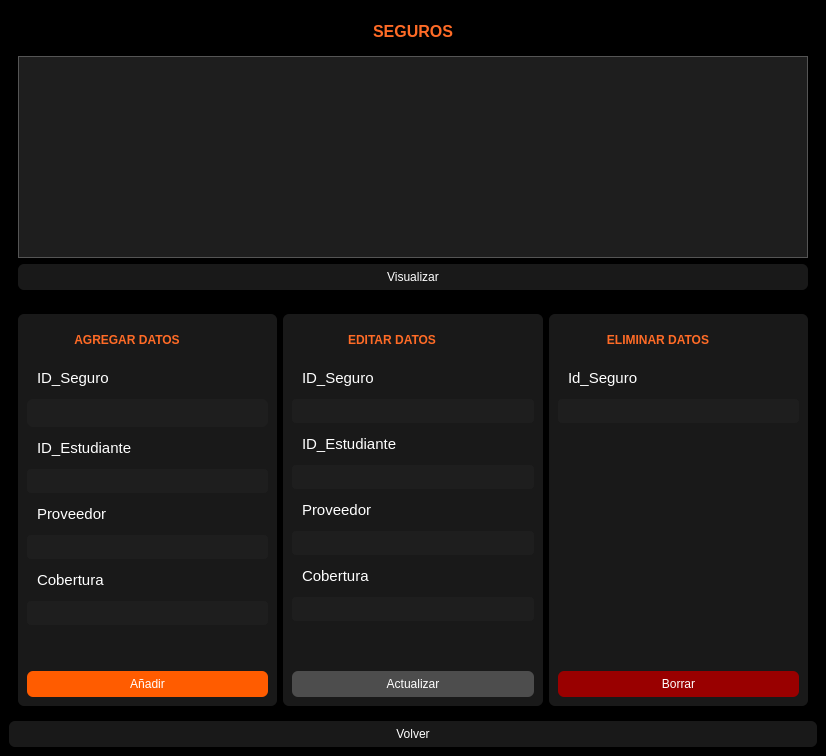
<?xml version="1.0" encoding="UTF-8"?>
<ui version="4.0">
 <class>MainWindow</class>
 <widget class="QMainWindow" name="MainWindow">
  <property name="geometry">
   <rect>
    <x>0</x>
    <y>0</y>
    <width>826</width>
    <height>756</height>
   </rect>
  </property>
  <property name="windowTitle">
   <string>MainWindow</string>
  </property>
  <property name="styleSheet">
   <string notr="true">background-color: rgb(0, 0, 0);</string>
  </property>
  <widget class="QWidget" name="centralwidget">
   <layout class="QGridLayout" name="gridLayout">
    <item row="6" column="0">
     <widget class="QPushButton" name="pushButton_segvolver">
      <property name="styleSheet">
       <string notr="true">background-color: rgb(25, 25, 25);
color: white;
border-radius: 6px;
padding: 6px;
</string>
      </property>
      <property name="text">
       <string>Volver</string>
      </property>
     </widget>
    </item>
    <item row="0" column="0">
     <widget class="QWidget" name="widget" native="true">
      <property name="minimumSize">
       <size>
        <width>0</width>
        <height>100</height>
       </size>
      </property>
      <property name="maximumSize">
       <size>
        <width>10000</width>
        <height>300</height>
       </size>
      </property>
      <layout class="QVBoxLayout" name="verticalLayout">
       <item>
        <widget class="QTextBrowser" name="textBrowser">
         <property name="maximumSize">
          <size>
           <width>16777215</width>
           <height>32</height>
          </size>
         </property>
         <property name="styleSheet">
          <string notr="true">background-color: rgb(0, 0, 0);</string>
         </property>
         <property name="frameShape">
          <enum>QFrame::NoFrame</enum>
         </property>
         <property name="html">
          <string>&lt;!DOCTYPE HTML PUBLIC &quot;-//W3C//DTD HTML 4.0//EN&quot; &quot;http://www.w3.org/TR/REC-html40/strict.dtd&quot;&gt;
&lt;html&gt;&lt;head&gt;&lt;meta name=&quot;qrichtext&quot; content=&quot;1&quot; /&gt;&lt;style type=&quot;text/css&quot;&gt;
p, li { white-space: pre-wrap; }
&lt;/style&gt;&lt;/head&gt;&lt;body style=&quot; font-family:'MS Shell Dlg 2'; font-size:8.25pt; font-weight:400; font-style:normal;&quot;&gt;
&lt;p align=&quot;center&quot; style=&quot; margin-top:0px; margin-bottom:0px; margin-left:0px; margin-right:0px; -qt-block-indent:0; text-indent:0px;&quot;&gt;&lt;span style=&quot; font-size:12pt; font-weight:600; color:#ff6b26;&quot;&gt;SEGUROS&lt;/span&gt;&lt;/p&gt;&lt;/body&gt;&lt;/html&gt;</string>
         </property>
        </widget>
       </item>
       <item>
        <widget class="QTableWidget" name="tableWidget_cliente">
         <property name="styleSheet">
          <string notr="true">/* Estilo general del QTableWidget */
QTableWidget {
    background-color: rgb(30, 30, 30); /* Fondo gris oscuro para la tabla */
    alternate-background-color: #3A3A3A; /* Opcional: para filas alternas, un poco más claro/oscuro */
    color: white; /* Color de texto predeterminado para las celdas */
    border: 1px solid #555555; /* Un borde sutil para la tabla */
    gridline-color: #555555; /* Color de las líneas de la cuadrícula */
}

/* Estilo de los encabezados horizontales (columnas) */
QTableWidget::item {
    padding: 5px; /* Espaciado dentro de las celdas */
}

QHeaderView::section {
    background-color:  rgb(30, 30, 30); /* ¡Fondo negro para el encabezado! */
    color: white; /* Letras blancas para el encabezado */
    padding: 4px; /* Espaciado dentro del encabezado */
    border: 1px solid #555555; /* Borde para las secciones del encabezado */
    border-bottom: 2px solid #FF692E; /* Borde inferior naranja para resaltar */
    font-weight: bold; /* Texto en negrita */
}

/* Estilo de los encabezados verticales (filas, si están visibles) */
QHeaderView::section:vertical {
    background-color: rgb(30, 30, 30); /* Fondo negro */
    color: white; /* Letras blancas */
    padding: 4px;
    border: 1px solid #555555;
    border-right: 2px solid #FF692E; /* Borde derecho naranja */
}

/* Estilo de la esquina entre los encabezados horizontal y vertical (si es visible) */
QTableWidget QTableCornerButton::section {
    background-color: #1e1e1e; /* Color deseado */
    border: 1px solid #555555; /* Mantén el borde para que coincida con los encabezados */
}


/* Estilo de selección de celdas (opcional) */
QTableWidget::item:selected {
    background-color: #FF692E; /* Color naranja para la selección */
    color: white; /* Texto blanco en la selección */
}</string>
         </property>
        </widget>
       </item>
       <item>
        <widget class="QPushButton" name="pushButton_visualseg">
         <property name="styleSheet">
          <string notr="true">background-color: rgb(25, 25, 25);
color: white;
border-radius: 6px;
padding: 6px;
</string>
         </property>
         <property name="text">
          <string>Visualizar</string>
         </property>
        </widget>
       </item>
      </layout>
     </widget>
    </item>
    <item row="5" column="0">
     <widget class="QWidget" name="widget_4" native="true">
      <property name="styleSheet">
       <string notr="true"/>
      </property>
      <layout class="QHBoxLayout" name="horizontalLayout_2">
       <item>
        <widget class="QWidget" name="widget_5" native="true">
         <property name="styleSheet">
          <string notr="true">background-color: rgb(25, 25, 25);
color: white;
border-radius: 6px;
padding: 6px;</string>
         </property>
         <layout class="QVBoxLayout" name="verticalLayout_3">
          <item>
           <widget class="QTextBrowser" name="textBrowser_4">
            <property name="minimumSize">
             <size>
              <width>150</width>
              <height>0</height>
             </size>
            </property>
            <property name="maximumSize">
             <size>
              <width>200</width>
              <height>34</height>
             </size>
            </property>
            <property name="html">
             <string>&lt;!DOCTYPE HTML PUBLIC &quot;-//W3C//DTD HTML 4.0//EN&quot; &quot;http://www.w3.org/TR/REC-html40/strict.dtd&quot;&gt;
&lt;html&gt;&lt;head&gt;&lt;meta name=&quot;qrichtext&quot; content=&quot;1&quot; /&gt;&lt;style type=&quot;text/css&quot;&gt;
p, li { white-space: pre-wrap; }
&lt;/style&gt;&lt;/head&gt;&lt;body style=&quot; font-family:'MS Shell Dlg 2'; font-size:8.25pt; font-weight:400; font-style:normal;&quot;&gt;
&lt;p align=&quot;center&quot; style=&quot; margin-top:0px; margin-bottom:0px; margin-left:0px; margin-right:0px; -qt-block-indent:0; text-indent:0px;&quot;&gt;&lt;span style=&quot; font-size:9pt; font-weight:600; color:#ff6b26;&quot;&gt;AGREGAR DATOS&lt;/span&gt;&lt;/p&gt;&lt;/body&gt;&lt;/html&gt;</string>
            </property>
           </widget>
          </item>
          <item>
           <widget class="QLabel" name="label_6">
            <property name="font">
             <font>
              <pointsize>11</pointsize>
             </font>
            </property>
            <property name="text">
             <string>ID_Seguro</string>
            </property>
           </widget>
          </item>
          <item>
           <widget class="QLineEdit" name="lineEdit_idsegadd">
            <property name="styleSheet">
             <string notr="true">background-color: rgb(30, 30, 30);</string>
            </property>
           </widget>
          </item>
          <item>
           <widget class="QLabel" name="label_8">
            <property name="font">
             <font>
              <pointsize>11</pointsize>
             </font>
            </property>
            <property name="styleSheet">
             <string notr="true">color: rgb(255, 255, 255);</string>
            </property>
            <property name="text">
             <string>ID_Estudiante</string>
            </property>
           </widget>
          </item>
          <item>
           <widget class="QLineEdit" name="lineEdit_9_idestusegadd">
            <property name="styleSheet">
             <string notr="true">    background-color: #1E1E1E;
    color: #FFFFFF;
    border: 1px;
    padding: 4px;
    border-radius: 4px;</string>
            </property>
           </widget>
          </item>
          <item>
           <widget class="QLabel" name="label">
            <property name="font">
             <font>
              <pointsize>11</pointsize>
             </font>
            </property>
            <property name="styleSheet">
             <string notr="true">color: rgb(255, 255, 255);</string>
            </property>
            <property name="text">
             <string>Proveedor</string>
            </property>
           </widget>
          </item>
          <item>
           <widget class="QLineEdit" name="lineEdit_proveesegadd">
            <property name="styleSheet">
             <string notr="true">    background-color: #1E1E1E;
    color: #FFFFFF;
    border: 1px;
    padding: 4px;
    border-radius: 4px;</string>
            </property>
           </widget>
          </item>
          <item>
           <widget class="QLabel" name="label_2">
            <property name="font">
             <font>
              <pointsize>11</pointsize>
             </font>
            </property>
            <property name="text">
             <string>Cobertura</string>
            </property>
           </widget>
          </item>
          <item>
           <widget class="QLineEdit" name="lineEdit_cobersegadd">
            <property name="styleSheet">
             <string notr="true">    background-color: #1E1E1E;
    color: #FFFFFF;
    border: 1px;
    padding: 4px;
    border-radius: 4px;</string>
            </property>
           </widget>
          </item>
          <item>
           <spacer name="verticalSpacer_3">
            <property name="orientation">
             <enum>Qt::Vertical</enum>
            </property>
            <property name="sizeHint" stdset="0">
             <size>
              <width>20</width>
              <height>40</height>
             </size>
            </property>
           </spacer>
          </item>
          <item>
           <widget class="QPushButton" name="pushButton_4_segadd">
            <property name="styleSheet">
             <string notr="true">    background-color: #FF5C00;
    color: white;
    border-radius: 6px;
    padding: 6px;</string>
            </property>
            <property name="text">
             <string>Añadir</string>
            </property>
           </widget>
          </item>
         </layout>
        </widget>
       </item>
       <item>
        <widget class="QWidget" name="widget_6" native="true">
         <property name="styleSheet">
          <string notr="true">background-color: rgb(25, 25, 25);
color: white;
border-radius: 6px;
padding: 6px;</string>
         </property>
         <layout class="QVBoxLayout" name="verticalLayout_4">
          <item>
           <widget class="QTextBrowser" name="textBrowser_2">
            <property name="maximumSize">
             <size>
              <width>200</width>
              <height>34</height>
             </size>
            </property>
            <property name="html">
             <string>&lt;!DOCTYPE HTML PUBLIC &quot;-//W3C//DTD HTML 4.0//EN&quot; &quot;http://www.w3.org/TR/REC-html40/strict.dtd&quot;&gt;
&lt;html&gt;&lt;head&gt;&lt;meta name=&quot;qrichtext&quot; content=&quot;1&quot; /&gt;&lt;style type=&quot;text/css&quot;&gt;
p, li { white-space: pre-wrap; }
&lt;/style&gt;&lt;/head&gt;&lt;body style=&quot; font-family:'MS Shell Dlg 2'; font-size:8.25pt; font-weight:400; font-style:normal;&quot;&gt;
&lt;p align=&quot;center&quot; style=&quot; margin-top:0px; margin-bottom:0px; margin-left:0px; margin-right:0px; -qt-block-indent:0; text-indent:0px;&quot;&gt;&lt;span style=&quot; font-size:9pt; font-weight:600; color:#ff6b26;&quot;&gt;EDITAR DATOS&lt;/span&gt;&lt;/p&gt;&lt;/body&gt;&lt;/html&gt;</string>
            </property>
           </widget>
          </item>
          <item>
           <widget class="QLabel" name="label_14">
            <property name="font">
             <font>
              <pointsize>11</pointsize>
             </font>
            </property>
            <property name="styleSheet">
             <string notr="true">color: rgb(255, 255, 255);</string>
            </property>
            <property name="text">
             <string>ID_Seguro</string>
            </property>
           </widget>
          </item>
          <item>
           <widget class="QLineEdit" name="lineEdit_14_idsegedi">
            <property name="styleSheet">
             <string notr="true">    background-color: #1E1E1E;
    color: #FFFFFF;
    border: 1px;
    padding: 4px;
    border-radius: 4px;</string>
            </property>
           </widget>
          </item>
          <item>
           <widget class="QLabel" name="label_3">
            <property name="font">
             <font>
              <pointsize>11</pointsize>
             </font>
            </property>
            <property name="text">
             <string>ID_Estudiante</string>
            </property>
           </widget>
          </item>
          <item>
           <widget class="QLineEdit" name="lineEdit_3_idestusegedi">
            <property name="styleSheet">
             <string notr="true">    background-color: #1E1E1E;
    color: #FFFFFF;
    border: 1px;
    padding: 4px;
    border-radius: 4px;</string>
            </property>
           </widget>
          </item>
          <item>
           <widget class="QLabel" name="label_4">
            <property name="font">
             <font>
              <pointsize>11</pointsize>
             </font>
            </property>
            <property name="text">
             <string>Proveedor</string>
            </property>
           </widget>
          </item>
          <item>
           <widget class="QLineEdit" name="lineEdit_4_proveesegedi">
            <property name="styleSheet">
             <string notr="true">    background-color: #1E1E1E;
    color: #FFFFFF;
    border: 1px;
    padding: 4px;
    border-radius: 4px;</string>
            </property>
           </widget>
          </item>
          <item>
           <widget class="QLabel" name="label_5">
            <property name="font">
             <font>
              <pointsize>11</pointsize>
             </font>
            </property>
            <property name="text">
             <string>Cobertura</string>
            </property>
           </widget>
          </item>
          <item>
           <widget class="QLineEdit" name="lineEdit_5_cobersegedi">
            <property name="styleSheet">
             <string notr="true">    background-color: #1E1E1E;
    color: #FFFFFF;
    border: 1px;
    padding: 4px;
    border-radius: 4px;</string>
            </property>
           </widget>
          </item>
          <item>
           <spacer name="verticalSpacer_4">
            <property name="orientation">
             <enum>Qt::Vertical</enum>
            </property>
            <property name="sizeHint" stdset="0">
             <size>
              <width>20</width>
              <height>40</height>
             </size>
            </property>
           </spacer>
          </item>
          <item>
           <widget class="QPushButton" name="pushButton_3_segact">
            <property name="styleSheet">
             <string notr="true">    background-color: #4D4D4D;
    color: white;
    border-radius: 6px;
    padding: 6px;</string>
            </property>
            <property name="text">
             <string>Actualizar</string>
            </property>
           </widget>
          </item>
         </layout>
        </widget>
       </item>
       <item>
        <widget class="QWidget" name="widget_7" native="true">
         <property name="styleSheet">
          <string notr="true">background-color: rgb(25, 25, 25);
color: white;
border-radius: 6px;
padding: 6px;</string>
         </property>
         <layout class="QVBoxLayout" name="verticalLayout_5">
          <item>
           <widget class="QTextBrowser" name="textBrowser_3">
            <property name="maximumSize">
             <size>
              <width>200</width>
              <height>34</height>
             </size>
            </property>
            <property name="styleSheet">
             <string notr="true"/>
            </property>
            <property name="html">
             <string>&lt;!DOCTYPE HTML PUBLIC &quot;-//W3C//DTD HTML 4.0//EN&quot; &quot;http://www.w3.org/TR/REC-html40/strict.dtd&quot;&gt;
&lt;html&gt;&lt;head&gt;&lt;meta name=&quot;qrichtext&quot; content=&quot;1&quot; /&gt;&lt;style type=&quot;text/css&quot;&gt;
p, li { white-space: pre-wrap; }
&lt;/style&gt;&lt;/head&gt;&lt;body style=&quot; font-family:'MS Shell Dlg 2'; font-size:8.25pt; font-weight:400; font-style:normal;&quot;&gt;
&lt;p align=&quot;center&quot; style=&quot; margin-top:0px; margin-bottom:0px; margin-left:0px; margin-right:0px; -qt-block-indent:0; text-indent:0px;&quot;&gt;&lt;span style=&quot; font-size:9pt; font-weight:600; color:#ff6b26;&quot;&gt;ELIMINAR DATOS&lt;/span&gt;&lt;/p&gt;&lt;/body&gt;&lt;/html&gt;</string>
            </property>
           </widget>
          </item>
          <item>
           <widget class="QLabel" name="label_19">
            <property name="maximumSize">
             <size>
              <width>16777215</width>
              <height>16777215</height>
             </size>
            </property>
            <property name="font">
             <font>
              <pointsize>11</pointsize>
             </font>
            </property>
            <property name="styleSheet">
             <string notr="true">color: rgb(255, 255, 255);</string>
            </property>
            <property name="text">
             <string>Id_Seguro</string>
            </property>
           </widget>
          </item>
          <item>
           <widget class="QLineEdit" name="lineEdit_19_idsegeli">
            <property name="styleSheet">
             <string notr="true">    background-color: #1E1E1E;
    color: #FFFFFF;
    border: 1px;
    padding: 4px;
    border-radius: 4px;</string>
            </property>
           </widget>
          </item>
          <item>
           <spacer name="verticalSpacer">
            <property name="orientation">
             <enum>Qt::Vertical</enum>
            </property>
            <property name="sizeHint" stdset="0">
             <size>
              <width>20</width>
              <height>40</height>
             </size>
            </property>
           </spacer>
          </item>
          <item>
           <widget class="QPushButton" name="pushButton_2_segborrar">
            <property name="styleSheet">
             <string notr="true">    background-color: #990000;
    color: white;
    border-radius: 6px;
    padding: 6px;
</string>
            </property>
            <property name="text">
             <string>Borrar</string>
            </property>
           </widget>
          </item>
         </layout>
        </widget>
       </item>
      </layout>
     </widget>
    </item>
   </layout>
  </widget>
 </widget>
 <resources/>
 <connections/>
</ui>
